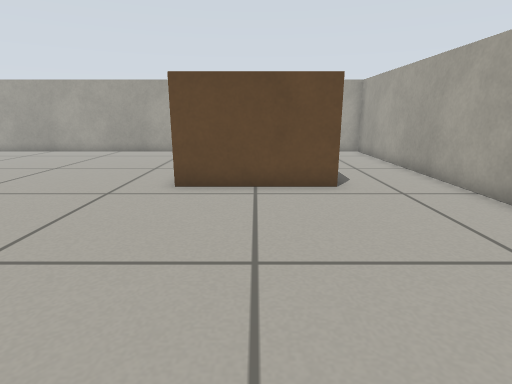
View 1 (above)

16 first-person views from a walk through a Gazebo world. The camera is 0.51 m above the floor, tilts 14° down and sees 80° across. The floor is counted in squares, 0.25 m on a side. Each view is taken from the middle of a square. On the plan, view 1 faces up. The plan holds only what a view shows up to about 17 squares ahead; the rest is blank. Robots are left out.

View 2
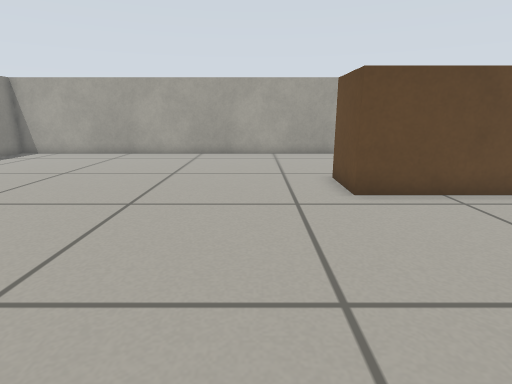

View 3
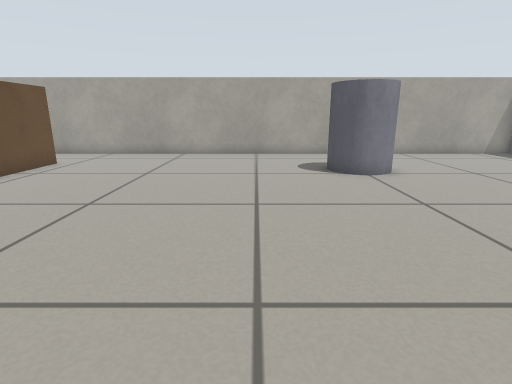

View 4
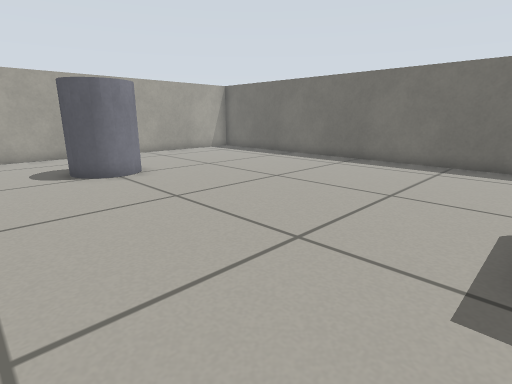

View 5
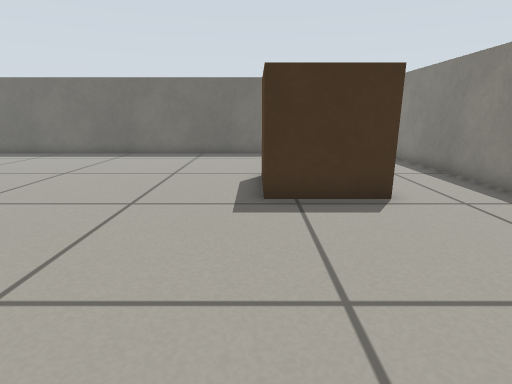

View 6
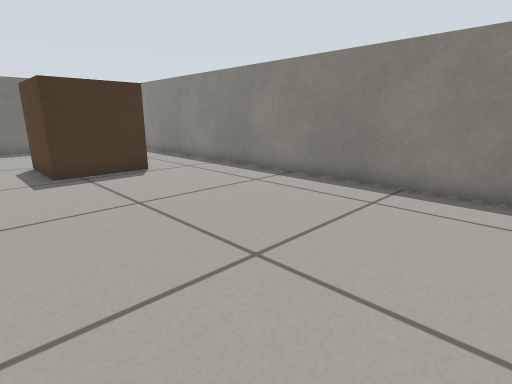

View 7
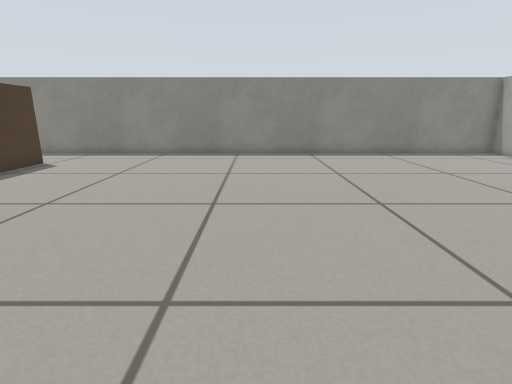

View 8
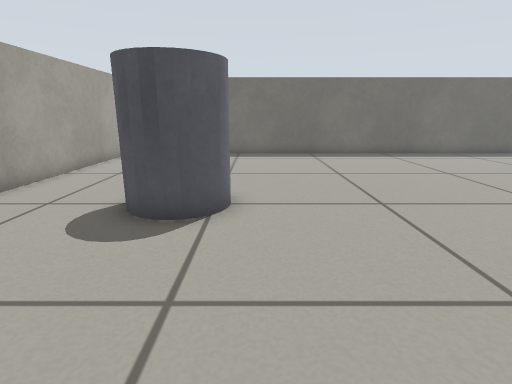

View 9
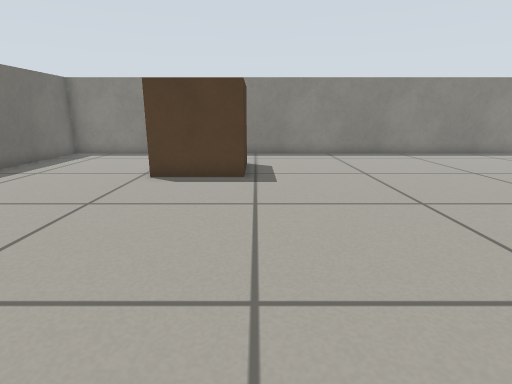

View 10
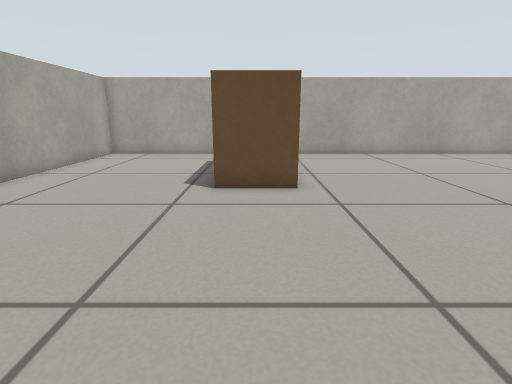

View 11
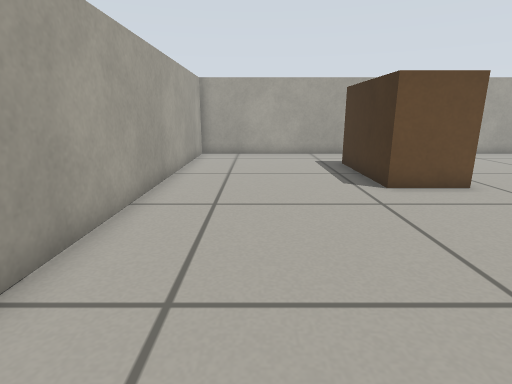

View 12
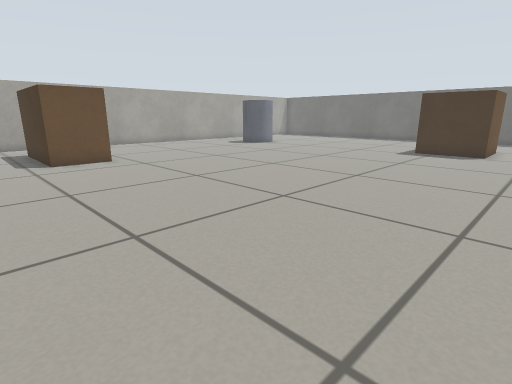

View 13
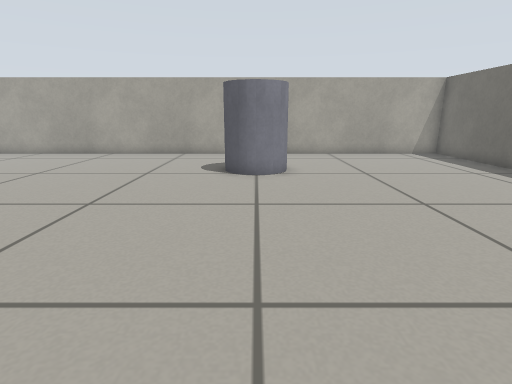

View 14
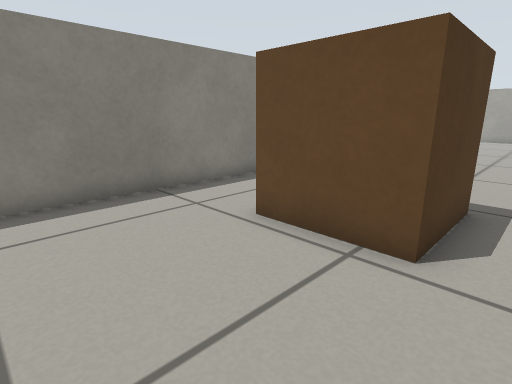

View 15
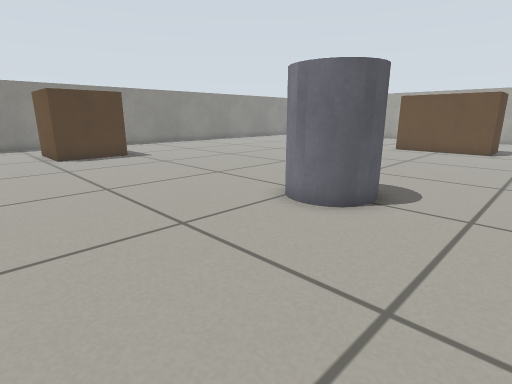

View 16
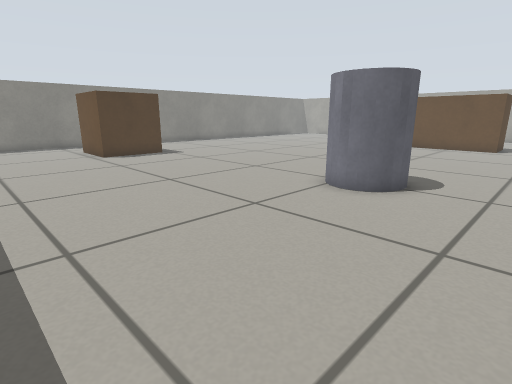

### Floor plan
Key: @ floor where view 1 was taken; # wall or solid block; . floor; B brown box; P pillar.
Columns run from 18 left of view 1 to 6 right of it. Each row starts with its distance up from view 1.
 18 #########################
 17 #.......................#
 16 #.......................#
 15 #.......................#
 14 #.......................#
 13 #.......................#
 12 #.......................#
 11 #...............BBBBB...#
 10 #...............B   B...#
  9 #...............BBBBB...#
  8 #.......................#
  7 #.......................#
  6 #.......................#
  5 #.......................#
  4 #.......................#
  3 #.......................#
  2 #.......................#
  1 #.......................#
  0 #.................@.....#
 -1 #.......................#
 -2 #.......................#
 -3 #.................PPP...#
 -4 #...BBB...........P P...#
 -5 #...B BB..........PPP...#
 -6 #...B  B................#
 -7 #...B BB................#
 -8 #...BBB.................#
 -9 #.......................#
-10 #.......................#
-11 #.......................#
-12 #.......................#
-13 #.......................#
-14 #########################

Positions as (right, up) in squares from view 1, and headings:
1: (0, 0), facing up
2: (-5, 1), facing up
3: (-11, 0), facing right
4: (-11, 0), facing down-right
5: (-11, 3), facing down
6: (-9, 7), facing down-left
7: (-1, 5), facing left
8: (-1, 3), facing down
9: (-1, -4), facing left
10: (-11, 10), facing right
11: (-11, 15), facing right
12: (-17, 14), facing down-right
13: (-11, -4), facing right
14: (-10, -12), facing up-left
15: (5, -11), facing up-left
16: (5, -13), facing up-left
